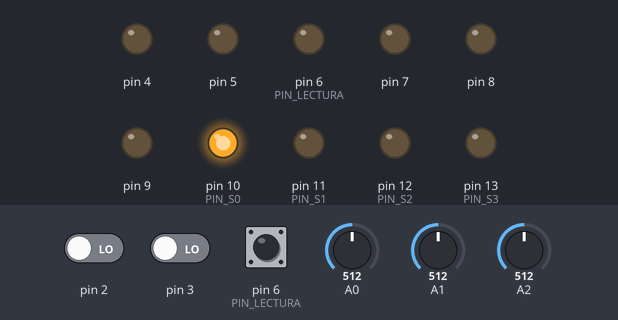
Bench run of a sketch on a simulated Arduino Uno, built with avr-gcc and run on an emulated ATmega328P. Shown: output pins drawn as LEDs (lit = HIGH). Inputs (shaded band) come from the test bench; at power-on: pin 6 (PIN_LECTURA) LOW, A0 = 512, pin 2 LOW, pin 3 LOW, A1 = 512, A2 = 512. What the sketch prints to the serial monitor is not drawn.

Above: at 1.2 s.
1.3 s: pin 6 (PIN_LECTURA) pulsed HIGH 5 times (0.12 s each, 0.3 s apart)
At 3.1 s:
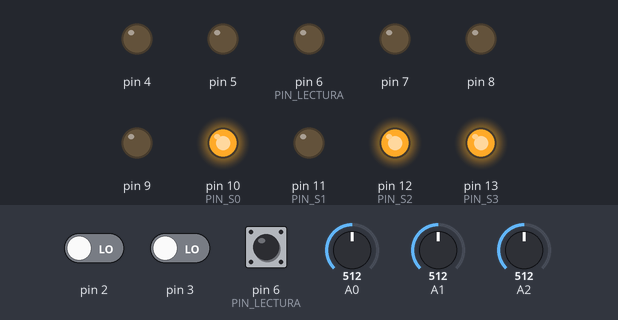
At 8.2 s:
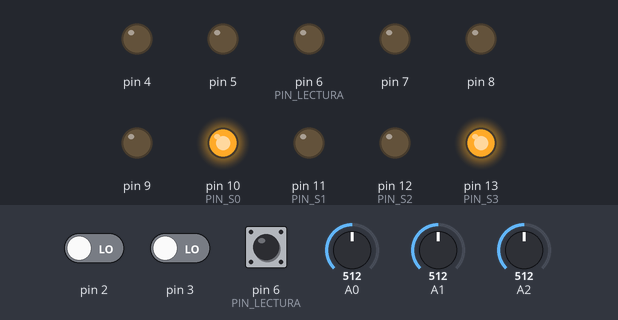
9.2 s: A0 set to 716
At 13.3 s:
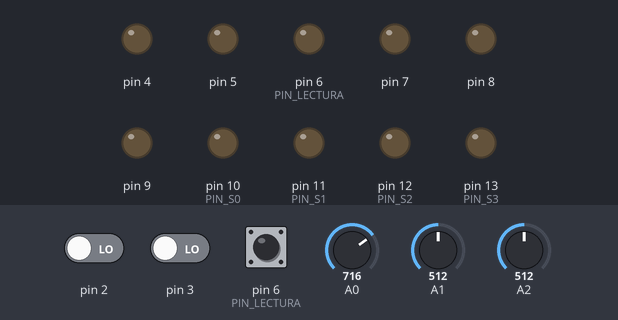
17.9 s: pin 2 driven HIGH and pin 3 driven HIGH
26.6 s: A1 set to 716
Timing chart, 0 to 29.6 s (numbered marks = the images above; inputs shaded):
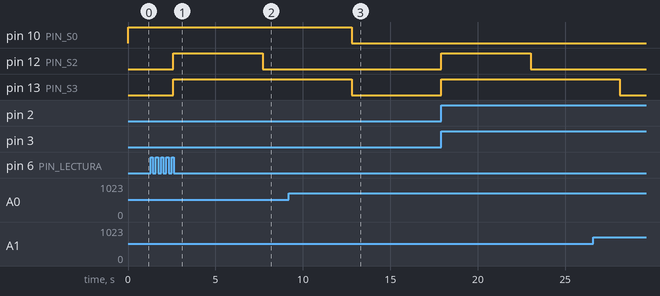

The sketch:

S4AFirmware16ModSensorCTS3200.ino
```cpp
// NEW IN VERSION 1.7 experimental (by Óscar Palau):
// Modified version to handle a digital color sensor TCS3200 via digital pin number 6
// remaping S4A sensors panel Analog 3,Analog4 and Analago5 to show values for RGB color obtained from the TCS3200 sensor
// Loop iteration it has been modified introducing sequential readings from that sensor, switching color filters
// using S1 ans S2 pins connected to digital pin 11 and 12 to pass HIGH and LOW values in order to activate a filter according to the
// selected color whose we try to scan each miliseconds (Red, Green and Blue)

// NEW IN VERSION 1.6c (by Jorge Gomez):
// Fixed variable type in pin structure: pin.state should be int, not byte
// Optimized speed of execution while receiving data from computer in readSerialPort()

// NEW IN VERSION 1.6b (by Jorge Gomez):
// Added new structure arduinoPins to hold the pins information:
//  - This makes the code easier to read and modify (IMHO)
//  - Allows to change the type of pin more easily to meet non standard use of S4A
//  - Eliminates the need of having to deal with different kind of index access (ie: states[pin-4])
//  - By using an enum to hold all the possible output pin states the code is now more readable
// Changed all functions using old style pin access: configurePins(), resetPins(), readSerialPort(), updateActuator() and sendUpdateActuator()
// Fixed possible overflow every 70 minutes (2e32 us) in pulse() while using micros(). Changed for delayMicroseconds()
// Some minor coding style fixes

// NEW IN VERSION 1.6a  (by Jorge Gomez):
// Fixed compatibility with Arduino Leonardo by avoiding the use of timers
// readSerialPort() optimized:
//  - created state machine for reading the two bytes of the S4A message
//  - updateActuator() is only called if the state is changed
// Memory use optimization
// Cleaning some parts of code
// Avoid using some global variables

// NEW IN VERSION 1.6:
// Refactored reset pins
// Merged code for standard and CR servos
// Merged patch for Leonardo from Peter Mueller (many thanks for this!)

// NEW IN VERSION 1.5:
// Changed pin 8 from standard servo to normal digital output

// NEW IN VERSION 1.4:
// Changed Serial.print() for Serial.write() in ScratchBoardSensorReport function to make it compatible with latest Arduino IDE (1.0)

// NEW IN VERSION 1.3:
// Now it works on GNU/Linux. Also tested with MacOS and Windows 7.
// timer2 set to 20ms, fixing a glitch that made this period unstable in previous versions.
// readSerialport() function optimized.
// pulse() modified so that it receives pulse width as a parameter instead using a global variable.
// updateServoMotors changes its name as a global variable had the same name.
// Some minor fixes.

/***********************************************
    DEFINICIÓN DE CONSTANTES
************************************************/
#define PIN_S0 10  //Selector 0 de ajuste de escalado o sensibilidad de señal de salida  LOW-LOW APAGADO, LOW-HIGH 2%
#define PIN_S1 11  //Selector 1 de ajuste de escalado o sensibilidad de señal de salida  HIGH-LOW  20%,  HIGH-HIGH 100%
#define PIN_S2 12  //Selector 2 de selección de filtro de color LOW-LOW Rojo, LOW-HIGH Azul
#define PIN_S3 13  //Selector 3 de selección de filtro de color HIGH-LOW Sin filtro, HIGH-HIGH Verde
#define PIN_LECTURA 6 //Pin en el que conectamos el cable de entrada de señal digital del sensor CTS3200

typedef enum {
  input, servomotor, pwm, digital }
pinType;

typedef struct pin {
  pinType type;       //Type of pin
  int state;         //State of an output
  //byte value;       //Value of an input. Not used by now. TODO
};

pin arduinoPins[14];  //Array of struct holding 0-13 pins information
int valorRojo=0;
int valorVerde=0;
int valorAzul=0;

unsigned long lastDataReceivedTime = millis();


void setup(){
  Serial.begin(38400);
  Serial.flush();
  configurePins();
  resetPins();
  //Seleccionamos el ajuste de escalado de sensibiliad de señal del sensor ajustado al 20%
  digitalWrite(PIN_S0,HIGH);//Selector 0 de ajuste de escalado o sensibilidad de señal de salida  LOW-LOW APAGADO, LOW-HIGH 2%
  digitalWrite(PIN_S1,LOW);//Selector 1 de ajuste de escalado o sensibilidad de señal de salida  HIGH-LOW  20%,  HIGH-HIGH 100%
}
/************************************************************************************************************************
Función bucle principal de ejecución del programa
*************************************************************************************************************************/
void loop(){
  static unsigned long timerCheckUpdate = millis();//tiempo máximo en milisegundos que evita que se resetee Arduino. Si se supera, Arduino se resetea sucesivamente.
  unsigned int lecturasColor[5];
  if (millis()-timerCheckUpdate>=20){
    pinMode(PIN_LECTURA, INPUT); // ponemos el pin 6 como entrada digital
    //--------------------------------------------------------------------------------------------------------/
    digitalWrite(PIN_S2,LOW); //Seleccionamos filtro color Rojo del sensor S2=LOW,S3=LOW
    digitalWrite(PIN_S3,LOW);
    for (int cont=0;cont< 5;cont++)//realiza 5 lecturas consecutivas, para eliminar valores de pico que induzcan a error
      lecturasColor[cont]=pulseIn(PIN_LECTURA,LOW);  // lee el tiempo que tardo el pulso en regresar echo
    insertionSort(lecturasColor,5); //ordena de menor a mayor los 5 valores leidos
    valorRojo=lecturasColor[2]; //selecciona la mediana entre los 5 valores
    ScratchBoardSensorReport(3,valorRojo);   // Envia el valorRojo al editbox del ANALOG 3
    delay(100);
    //--------------------------------------------------------------------------------------------------------/
    digitalWrite(PIN_S2,HIGH); //Seleccionamos filtro color Verde del sensor S2=HIGH,S3=HIGH
    digitalWrite(PIN_S3,HIGH);
    for (int cont=0;cont< 5;cont++)//realiza 5 lecturas consecutivas, para eliminar valores de pico que induzcan a error
      lecturasColor[cont]=pulseIn(PIN_LECTURA,LOW);  // lee el tiempo que tardo el pulso en regresar echo    OPCION pulseIn 3
    insertionSort(lecturasColor,5); //ordena de menor a mayor los 5 valores leidos
    valorVerde=lecturasColor[2]; //selecciona la mediana entre los 5 valores
    ScratchBoardSensorReport(4,valorVerde);  // Envia el valorVerde al editbox del ANALOG 4
    delay(100);
    //--------------------------------------------------------------------------------------------------------/
    digitalWrite(PIN_S2,LOW); //Seleccionamos filtro color Verde del sensor S2=LOW,S3=HIGH
    digitalWrite(PIN_S3,HIGH);
    for (int cont=0;cont< 5;cont++)//realiza 5 lecturas consecutivas, para eliminar valores de pico que induzcan a error
      lecturasColor[cont]=pulseIn(PIN_LECTURA,LOW);  // lee el tiempo que tardo el pulso en regresar echo
    insertionSort(lecturasColor,5); //ordena de menor a mayor los 5 valores leidos
    valorAzul= lecturasColor[2]; //selecciona la mediana entre los 5 valores
    ScratchBoardSensorReport(5,valorAzul);   // Envia el valorAzul al editbox del ANALOG 5
    //--------------------------------------------------------------------------------------------------------/
    delay(100);
    timerCheckUpdate=millis();
  }
  readSerialPort();
}
/************************************************************************************************************************
Función que configura el tipo de entrada/salida de los pines con respecto a la especificación de S4A (Mapeo de pines)
*************************************************************************************************************************/
void configurePins(){
  arduinoPins[0].type=input;
  arduinoPins[1].type=input;
  arduinoPins[2].type=input;
  arduinoPins[3].type=input;
  arduinoPins[4].type=servomotor;
  arduinoPins[5].type=pwm;
  arduinoPins[6].type=pwm;
  arduinoPins[7].type=servomotor;
  arduinoPins[8].type=servomotor;
  arduinoPins[9].type=pwm;
  arduinoPins[10].type=digital;
  arduinoPins[11].type=digital;
  arduinoPins[12].type=digital;
  arduinoPins[13].type=digital;
}
/************************************************************************************************************************
Función que resetea el estado de los pines de Arduino con respecto a la especificación de S4A (Mapeo de pines)
*************************************************************************************************************************/
void resetPins() {
  for (byte index=0; index <=13; index++){
    if (arduinoPins[index].type!=input){
      pinMode(index, OUTPUT);
      if (arduinoPins[index].type==servomotor){
        arduinoPins[index].state = 255;
        servo (index, 255);
      }
      else{
        arduinoPins[index].state=0;
        digitalWrite(index,LOW);
      }
    }
  }
}
/************************************************************************************************************************
Función que envía los valores captados por los sensores al panel de sensores de S4A
*************************************************************************************************************************/
void sendSensorValues(){
  unsigned int sensorValues[6], readings[5];
  byte sensorIndex;
  //calculamos la mediana de 5 lecturas de sensor para evitar la variabilidad y picos de tensión en la señal
  for (sensorIndex = 0; sensorIndex < 3; sensorIndex++){ //hemos cambiado MAX=6 (0 a 5)  a MAX=3 (0 a 2)
    for (byte p = 0; p < 5; p++)
      readings[p] = analogRead(sensorIndex);
    insertionSort(readings, 5); //sort readings
    sensorValues[sensorIndex] = readings[2]; //select median reading
  }
  //Enviamos los valores de los sensores analógicos 0,1,2. Los valores 3,4,5 serán para valores del sensor RGB obtenidos en lectura pin digital 6
  for (sensorIndex = 0; sensorIndex < 3; sensorIndex++){//hemos cambiado MAX=6 (0 a 5)  a MAX=3 (0 a 2)
    ScratchBoardSensorReport(sensorIndex, sensorValues[sensorIndex]);
  }
  //ScratchBoardSensorReport(3,valorRojo);Esta linea la incluimos en main loop
  //ScratchBoardSensorReport(4,valorVerde);Esta linea la incluimos en main loop
  //ScratchBoardSensorReport(5,valorAzul);Esta linea la incluimos en main loop
  ScratchBoardSensorReport(6, digitalRead(2)?1023:0);
  ScratchBoardSensorReport(7, digitalRead(3)?1023:0);
}
/************************************************************************************************************************
Función que ordena N valores insertados en un array que se recibe como puntero
*************************************************************************************************************************/
void insertionSort(unsigned int* array, unsigned int n){
  for (int i = 1; i < n; i++)
    for (int j = i; (j > 0) && ( array[j] < array[j-1] ); j--)
      swap( array, j, j-1 );
}
/************************************************************************************************************************
Función que intercambia 2 valores de las posiciones recibidas sobre un array cuya referencia se recibe como parámetro
*************************************************************************************************************************/
void swap(unsigned int* array, unsigned int a, unsigned int b){
  unsigned int temp = array[a];
  array[a] = array[b];
  array[b] = temp;
}
/************************************************************************************************************
Función que vuelca los valores de los sensores formateándolos para transmitirlos por el puerto serie
con destino al marcador de sensores de S4A
************************************************************************************************************/
void ScratchBoardSensorReport(byte sensor, int value){ //PicoBoard protocol, 2 bytes per sensor
  Serial.write( B10000000 | ((sensor & B1111)<<3)| ((value>>7) & B111));
  Serial.write( value & B1111111);
}

/************************************************************************************************************
Función que resetea la conexión de Arduino si detecta desconexion
(ocurre cuando se excede el tiempo máximo desde última recepción de datos del puerto serie
************************************************************************************************************/
void reset(){ //with xbee module, we need to simulate the setup execution that occurs when a usb connection is opened or closed without this module
  resetPins();        // reset pins
  sendSensorValues(); // protocol handshaking
  lastDataReceivedTime = millis();
}

void sendUpdateServomotors(){
  for (byte p = 0; p < 10; p++)
    if (arduinoPins[p].type == servomotor) servo(p, arduinoPins[p].state);
}
void pulse (byte pinNumber, unsigned int pulseWidth){
  digitalWrite(pinNumber, HIGH);
  delayMicroseconds(pulseWidth);
  digitalWrite(pinNumber, LOW);
}
void updateActuator(byte pinNumber){
  if (arduinoPins[pinNumber].type==digital) digitalWrite(pinNumber, arduinoPins[pinNumber].state);
  else if (arduinoPins[pinNumber].type==pwm) analogWrite(pinNumber, arduinoPins[pinNumber].state);
}

void servo (byte pinNumber, byte angle){
  if (angle != 255)
    pulse(pinNumber, (angle * 10) + 600);
}
//the reset is necessary when using an wireless arduino board (because we need to ensure that arduino isn't waiting the actuators state from Scratch) or when scratch isn't sending information (because is how serial port close is detected)
void checkScratchDisconnection(){
  if (millis() - lastDataReceivedTime > 1000) reset(); //reset state if actuators reception timeout = one second
}
/************************************************************************************************************
Función que gestiona la transferencia de datos bidireccional ARDUINO/S4A a través del puerto serie
************************************************************************************************************/
void readSerialPort(){
  byte pin;
  int newVal;
  static byte actuatorHighByte, actuatorLowByte;
  static byte readingSM = 0;

  if (Serial.available()){
    if (readingSM == 0){
      actuatorHighByte = Serial.read();
      if (actuatorHighByte >= 128) readingSM = 1;
    }
    else if (readingSM == 1){
      actuatorLowByte = Serial.read();
      if (actuatorLowByte < 128) readingSM = 2;
      else readingSM = 0;
    }
    if (readingSM == 2){
      lastDataReceivedTime = millis();
      pin = ((actuatorHighByte >> 3) & 0x0F);
      newVal = ((actuatorHighByte & 0x07) << 7) | (actuatorLowByte & 0x7F);

      if(arduinoPins[pin].state != newVal){
        arduinoPins[pin].state = newVal;
        updateActuator(pin);
      }
      readingSM = 0;
    }
  }
  else checkScratchDisconnection();
}
```

Measured:
- after the input at 1.3 s, pin 12 (PIN_S2), pin 13 (PIN_S3): LOW → HIGH after 1.3 s instead of 3.8 s
